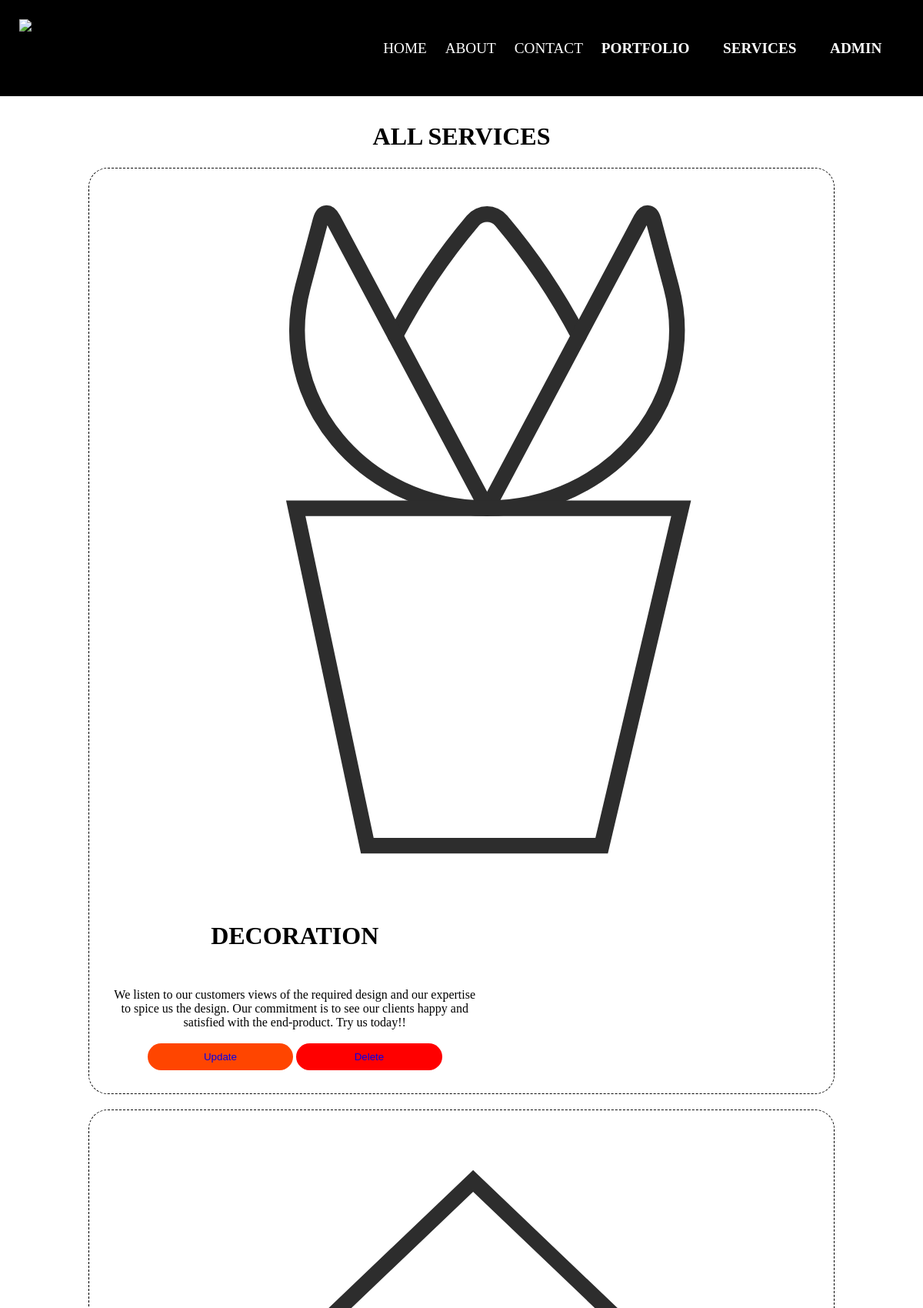
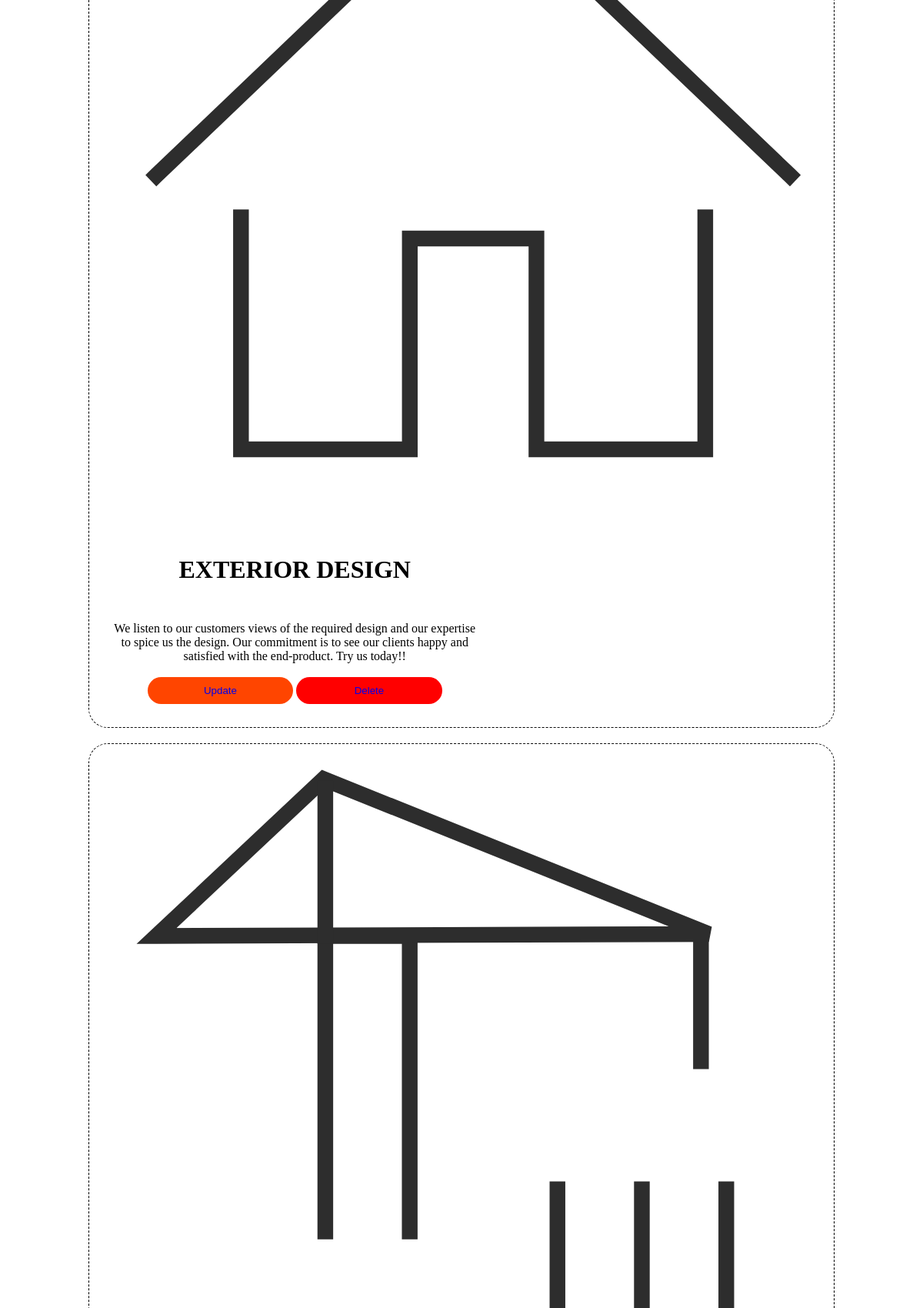
Screenshot of /list_services (signed in, upper part) with the database file from the repository (2 pictures, top to bottom).
### designs/models.py (models this page shows, shortened)
class Services(models.Model):
    service_name = models.CharField("Service Name",max_length=30)
    description = models.TextField(blank=False)
    service_image = models.FileField(null=True, blank=True, upload_to="images/")

### designs/views.py (the view)
# urls.py: path("list_services", views.list_services, name="list-services"),
def list_services(request):
    service_list = Services.objects.all()
    return render(request, "design/services_list.html",{'service_list':service_list})

### designs/templates/design/services_list.html
{%extends 'design/home.html'%}
{%block content%}
    <center>
        <br><br><br>
        <br><br><br>
        {%if user.is_authenticated%}
            <h1>ALL SERVICES</h1>
            {%for service in service_list%}
                <div class="myservices">
                       <img src="{{service.service_image.url}}" class="img1">
                    <div class="div-info">
                        <h2>{{service.service_name}}</h2>
                        <br>
                        {{service.description}}
                        <br><br>
                        <button class="card-update">
                            <a href="{% url 'update-service' service.id %}">Update</a>
                        </button>
                        <button class="card-delete">
                            <a href="{% url 'delete-service' service.id %}">Delete</a>
                        </button>
                    </div>
                </div>
            {%endfor%}
        {%endif%}
{%endblock%}

### designs/static/home.css (style rules this page uses)
html { box-sizing: border-box; }
.myservices { width: 80%; padding: 10px; margin: 20px; display: flex; flex-direction: column; justify-content: space-between; border: 1px dashed black; border-radius: 25px; }
.img1 { max-width: 100%; margin-left: 30px; padding: 20px; }
.div-info { width: 50%; padding: 20px; }
.div-info h2 { font-size: 2rem; }
.card-update { background-color: orangered; padding: 10px; border: transparent; border-radius: 25px; width: 40%; }
.card-update a { text-decoration: none; }
.card-delete { background-color: red; padding: 10px; border: transparent; border-radius: 25px; width: 40%; }
.card-delete a { text-decoration: none; }
.indiv-article h3, h2,img { padding: 5px; }

### rows the page displays
Services: service_image (picture), service_name "DECORATION", description "We listen to our customers views of the required design and our expertise to spice us the design. Our commitment is to see our clients happy and satisfied with the end-product. Try us today!!"
Services: service_image (picture), service_name "EXTERIOR DESIGN", description "We listen to our customers views of the required design and our expertise to spice us the design. Our commitment is to see our clients happy and satisfied with the end-product. Try us today!!"
Services: service_image (picture)
